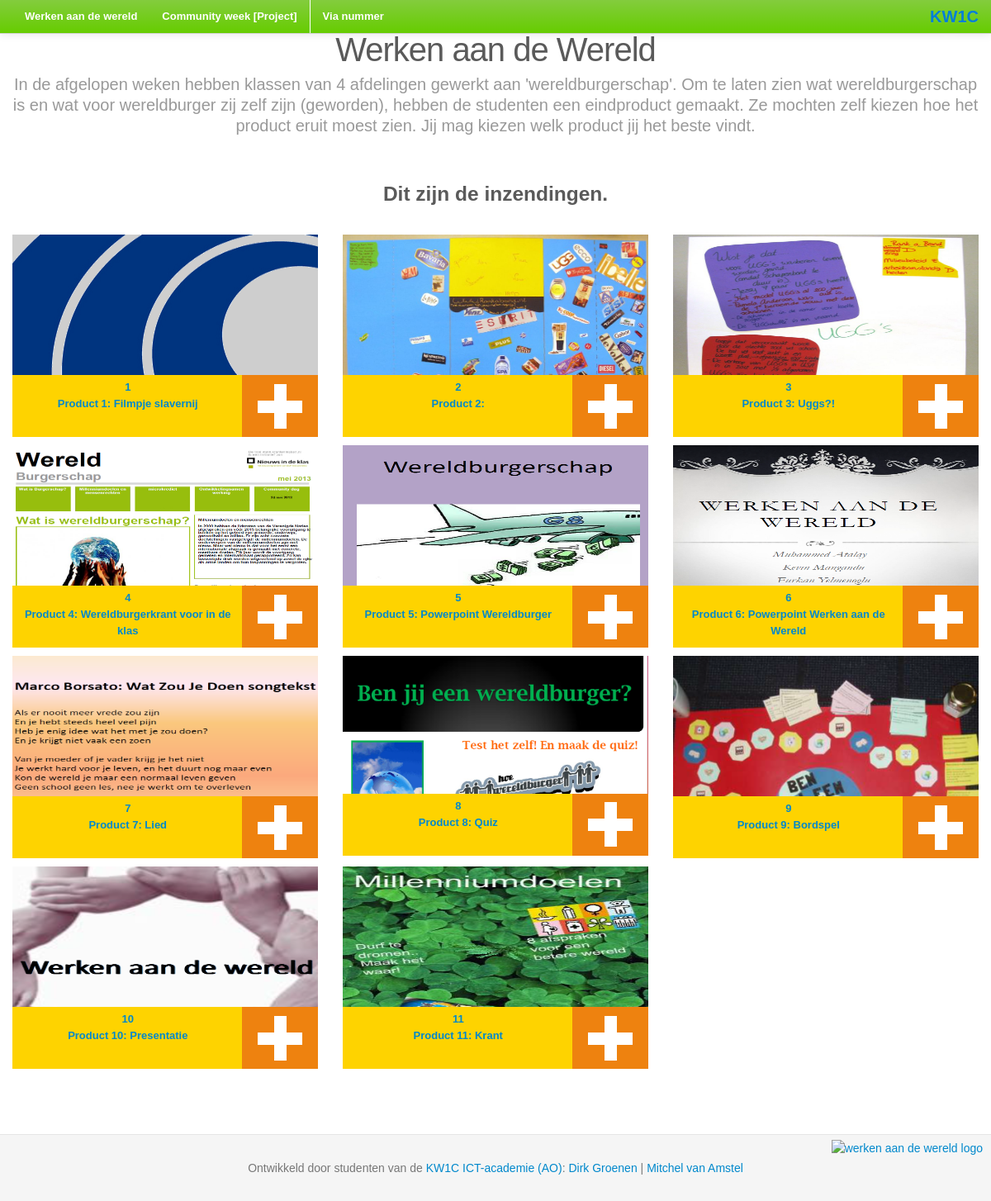
The page /categorie.php?cat=1 on the database its author committed.
### tables this page shows
CREATE TABLE IF NOT EXISTS `items` (
  `id` int(11) NOT NULL DEFAULT '0',
  `naam` varchar(75) NOT NULL,
  `beschrijving` longtext NOT NULL,
  `afbeelding_bestandsnaam` varchar(75) NOT NULL DEFAULT 'leeg.png',
  `link` varchar(333) NOT NULL,
  `categorie` int(11) NOT NULL DEFAULT '0',
  PRIMARY KEY (`id`)
);

### assets/php/functions.php (the view, shortened to what this page needs)
<?php
	function allowVoting($cat = null){
		if($cat == null){
			return true;
		}
		else{
			if($_COOKIE[$cat] == true){
				return false;
			}
			else{
				return true;
			}
		}
	}
	function get_header(){
		require_once('./assets/elements/header.php');
	}
	function get_footer(){
		require_once('./assets/elements/footer.php');
	}
	function renderItem($item){
		echo "<div class=\"span4 item\">";
		echo "<a href=\"#voteInfoBox\" class=\"voteModalLink\" onClick=\"getDesc(".$item["id"].")\" ><img src=\"assets/images/".$item["afbeelding_bestandsnaam"]."\" /></a>";
		echo "<div class=\"stembalk\">";
		echo "<p class='name'><a href=\"#voteInfoBox\" class=\"voteModalLink\" onClick=\"getDesc(".$item["id"].")\" >".$item["id"]."<br />".$item["naam"]."</a></p>";
		if(!allowVoting()){
			echo "<div class=\"stembox closed\" ></div>";
		} else {
			echo "<div class=\"stembox\" onclick=\"openVoteBox(this,'".$item['id']."','".$item['categorie']."')\"></div>";
		}
		echo "</div>";
		echo "</div>";
	}
?>

### categorie.php (shortened to what this page needs)
<?php require_once('assets/php/functions.php'); ?>
<!DOCTYPE html>
<html lang="en">
	<div class="container">
	  <div class="changes">
		<?php
			if($_GET['cat'] == 1){
				echo "<h1 class=\"pagina-header\">Werken aan de Wereld</h1>";
				echo '<p class="marketing-byline">In de afgelopen weken hebben klassen van 4 afdelingen gewerkt aan \'wereldburgerschap\'. Om te laten zien wat wereldburgerschap is en wat voor wereldburger zij zelf zijn (geworden), hebben de studenten een eindproduct gemaakt. Ze mochten zelf kiezen hoe het product eruit moest zien. Jij mag kiezen welk product jij het beste vindt.</p>';
			}
			else{
				echo "<h1 class=\"pagina-header\">Community Week 2013</h1>";
				echo '<p class="marketing-byline">Gebruik deze website om op jouw favoriete project te stemmen.</p>';
			}
			if(!allowVoting($_GET['cat'])){
				echo "<p class='marketing-byline red-error'>Op dit moment kan er nog niet gestemd worden of je hebt al gestemd.</p>";
			}
			else{
				if(!isset($_GET["cat"]) || empty($_GET["cat"]))
				{
					echo "Er is geen categorie opgegeven";
				}
				elseif(isset($_GET["cat"]) && $_GET["cat"] > 3)
				{
					echo "Er is een ongeldige categorie opgegeven";
				}
				else{
					$pdoConn = openPDOConnection();
					$catId = $pdoConn->quote($_GET["cat"]);
					echo '<div class="row">
						  <div class="span12">
							<h3 class="subtitle">Dit zijn de inzendingen.</h3>
						  </div>
						</div>
						';
					$sqlQuery = "SELECT * FROM items WHERE categorie = ".$catId." ORDER BY id, naam ASC";
					$sqlResult = $pdoConn->query($sqlQuery);
					if($sqlResult->rowCount() > 0)
					{
						echo "<div class='row'>";
						foreach($sqlResult as $item)
						{
							renderItem($item);
						}
						echo "</div>";
					} else {
						echo "Er zijn geen items in deze categorie";
					}
				}
			}
		?>
	  </div>
	 </div>
  </body>
</html>

### assets/css/kw1c.css (style rules this page uses)
body,html { font-family: Verdana, "MS Sans Serif" , Arial, Tahoma !important; }
.span4.item { margin-top: 10px; }
.span4.item img { width: 100%; overflow: hidden; max-height: 245px; }
.span4.item .stembalk { position: relative; height: 75px; width: 100%; z-index: 1px; background-color: #fed300; margin-top: -75px; }
.span4.item .stembox { position: absolute; height: 75px; width: 25%; right: 0px; top: 0px; z-index: 2px; background-color: #ee820f; background-image: url("../images/plus.png"); background-size: 64px 64px; background-repeat: no-repeat; background-position: center center; cursor: pointer; }
.span4.item .stembalk p { position: absolute; left: 1px; top: 5px; width: 75%; font-size: 13px; color: white; font-weight: bold; }
.changes { margin-top: -60px; }
.container .changes .pagina-header { font-size: 40px; }

### assets/css/docs.css (style rules this page uses)
body { position: relative; padding-top: 40px; }
.changes, .marketing { text-align: center; color: #5a5a5a; }
.changes h1, .marketing h1 { margin: 60px 0 10px; font-size: 60px; font-weight: 200; line-height: 1; letter-spacing: -1px; }
.changes .row { margin-bottom: 9px; }
.changes .marketing-byline, .marketing .marketing-byline { margin-bottom: 40px; font-size: 20px; font-weight: 300; line-height: 1.25; color: #999; }

### rows shown on the page
items: afbeelding_bestandsnaam (picture), id "1", naam "Product 1: Filmpje slavernij"
items: afbeelding_bestandsnaam (picture), id "2", naam "Product 2:"
items: afbeelding_bestandsnaam (picture), id "3", naam "Product 3: Uggs?!"
items: afbeelding_bestandsnaam (picture), id "4", naam "Product 4: Wereldburgerkrant voor in de klas"
items: afbeelding_bestandsnaam (picture), id "5", naam "Product 5: Powerpoint Wereldburger"
items: afbeelding_bestandsnaam (picture), id "6", naam "Product 6: Powerpoint Werken aan de Wereld"
items: afbeelding_bestandsnaam (picture), id "7", naam "Product 7: Lied"
items: afbeelding_bestandsnaam (picture), id "8", naam "Product 8: Quiz"
items: afbeelding_bestandsnaam (picture), id "9", naam "Product 9: Bordspel"
items: afbeelding_bestandsnaam (picture), id "10", naam "Product 10: Presentatie"
items: afbeelding_bestandsnaam (picture), id "11", naam "Product 11: Krant"
